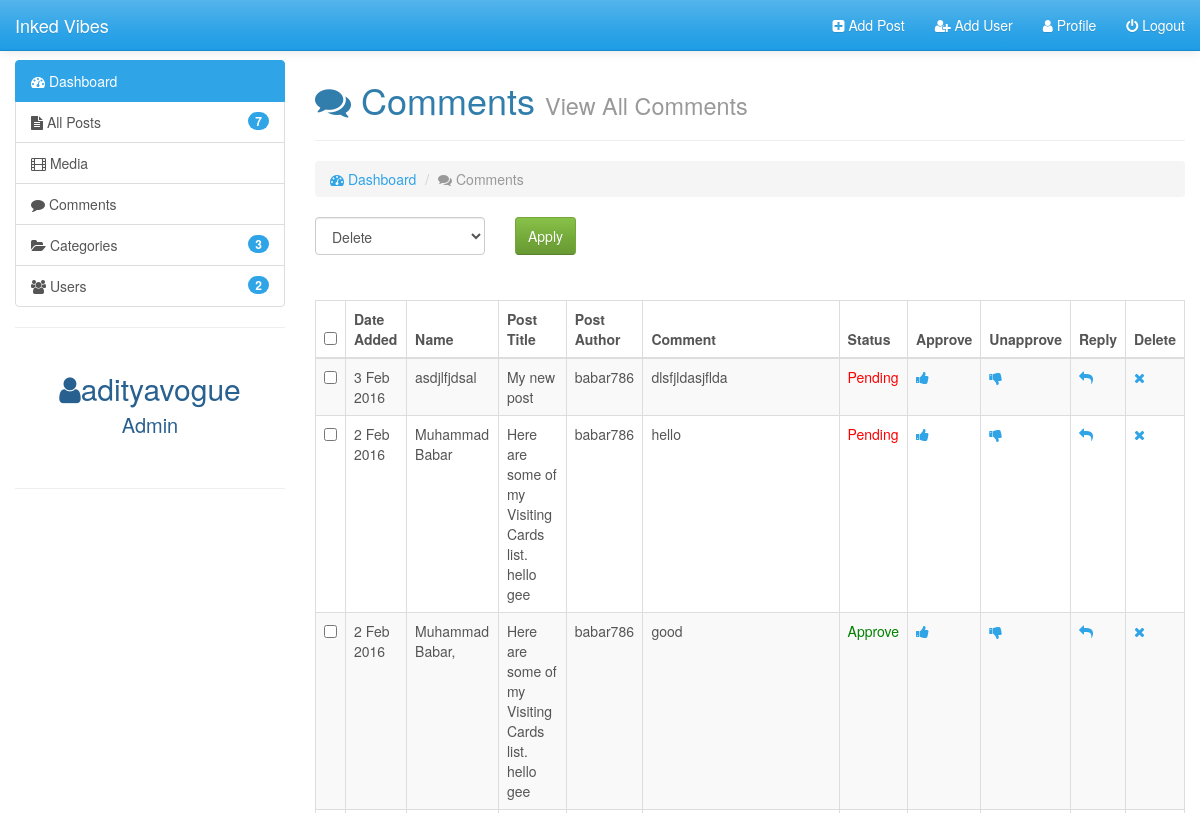
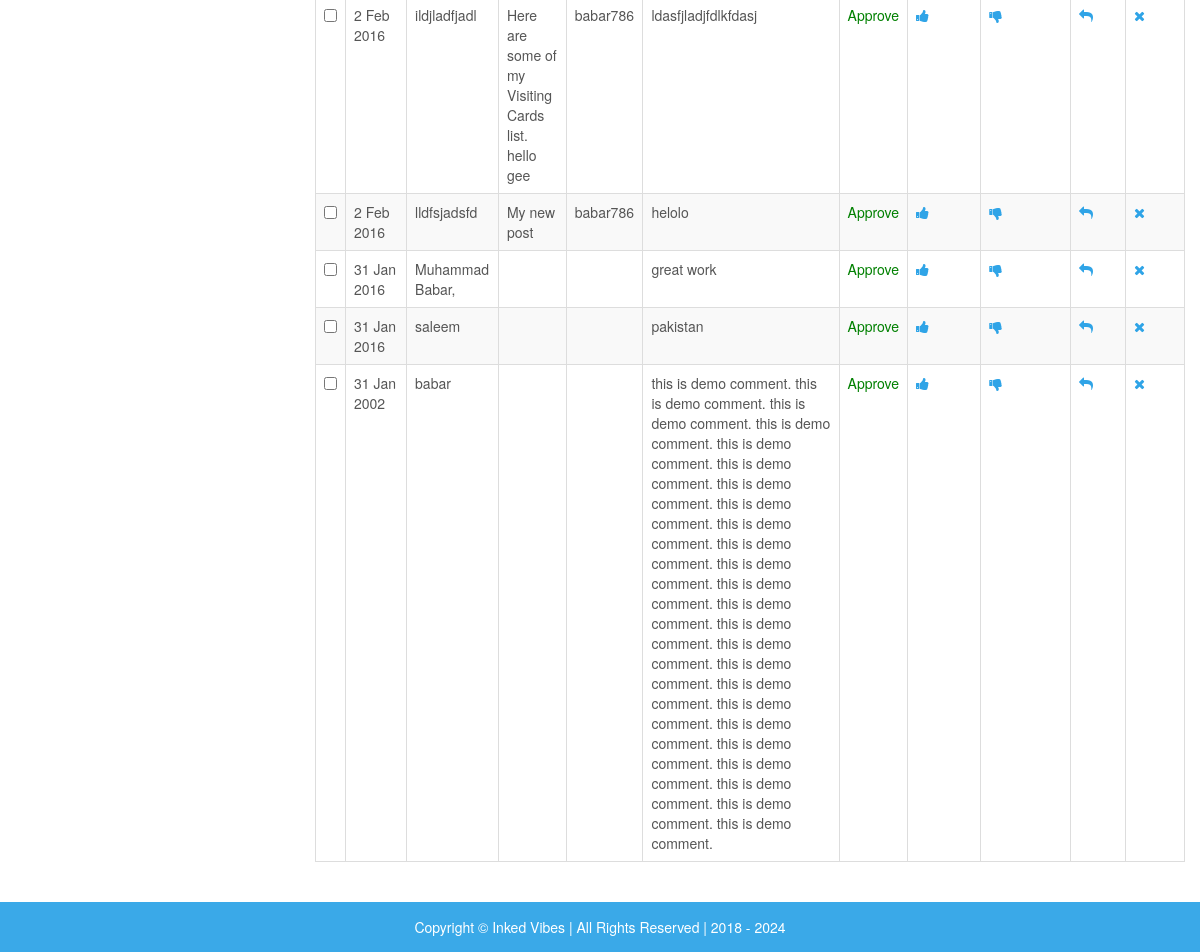
Page /admin/comments.php (signed in) on the committed database (2 pictures, top to bottom).
### tables this page shows
CREATE TABLE `users` (
  `id` int(11) NOT NULL,
  `date` int(11) NOT NULL,
  `first_name` varchar(255) NOT NULL,
  `last_name` varchar(255) NOT NULL,
  `username` varchar(255) NOT NULL,
  `email` varchar(255) NOT NULL,
  `image` varchar(255) NOT NULL,
  `password` varchar(255) NOT NULL,
  `role` varchar(255) NOT NULL,
  `details` text NOT NULL,
  `salt` varchar(255) NOT NULL DEFAULT '$2y$10$quickbrownfoxjumpsover'
);

CREATE TABLE `comments` (
  `id` int(11) NOT NULL,
  `date` int(11) NOT NULL,
  `name` varchar(255) NOT NULL,
  `username` varchar(255) NOT NULL,
  `post_id` int(11) NOT NULL,
  `email` varchar(255) NOT NULL,
  `website` varchar(255) NOT NULL,
  `image` varchar(255) NOT NULL,
  `comment` text NOT NULL,
  `status` varchar(255) NOT NULL
);

CREATE TABLE `posts` (
  `id` int(11) NOT NULL,
  `date` int(11) NOT NULL,
  `title` varchar(255) NOT NULL,
  `author` varchar(255) NOT NULL,
  `author_image` varchar(255) NOT NULL,
  `image` varchar(255) NOT NULL,
  `categories` varchar(255) NOT NULL,
  `tags` varchar(255) NOT NULL,
  `post_data` text NOT NULL,
  `views` int(11) NOT NULL,
  `status` varchar(255) NOT NULL
);

### admin/comments.php (the view, shortened to what this page needs)
<?php require_once('inc/top.php');?>
</head>
<body>
    <div id="wrapper">
        <?php require_once('inc/header.php');?>
        <div class="container-fluid body-section">
            <div class="row">
                <div class="col-md-3">
                    <?php require_once('inc/sidebar.php');?>
                </div>
                <div class="col-md-9">
                    <h1><i class="fa fa-comments"></i> Comments <small>View All Comments</small></h1><hr>
                    <ol class="breadcrumb">
                        <li><a href="index.html"><i class="fa fa-tachometer"></i> Dashboard</a></li>
                        <li class="active"><i class="fa fa-comments"></i> Comments</li>
                    </ol>
                    <?php
                    $query = "SELECT * FROM comments ORDER BY id DESC";
                    $run = mysqli_query($con, $query);
                    if(mysqli_num_rows($run) > 0){
                    ?>
                    <form action="" method="post">
                        <div class="row">
                            <div class="col-sm-8">
                                <div class="row">
                                    <div class="col-xs-4">
                                        <div class="form-group">
                                            <select name="bulk-options" id="" class="form-control">
                                                <option value="delete">Delete</option>
                                            </select>
                                        </div>
                                    </div>
                                    <div class="col-xs-8">
                                        <input type="submit" class="btn btn-success" value="Apply">
                                    </div>
                                </div>
                            </div>
                        </div>
                        <table class="table table-bordered table-hover table-striped" style="margin-top: 30px;">
                            <thead>
                                <tr>
                                    <th><input type="checkbox" id="selectallboxes"></th>
                                    <th>Date Added</th>
                                    <th>Name</th>
                                    <th>Post Title</th>
                                    <th>Post Author</th>
                                    <th>Comment</th>
                                    <th>Status</th>
                                    <th>Approve</th>
                                    <th>Unapprove</th>
                                    <th>Reply</th>
                                    <th>Delete</th>
                                </tr>
                            </thead>
                            <tbody>
                                <?php
                        while($row = mysqli_fetch_array($run)){
                            $id = $row['id'];
                            $name = $row['name'];
                            $status = $row['status'];
                            $comment = $row['comment'];
                            $post_id = $row['post_id'];
                            $date = getdate($row['date']);
                            $day = $date['mday'];
                            $month = substr($date['month'],0,3);
                            $year = $date['year'];
                            $posts_title_query = "SELECT * FROM posts WHERE id = $post_id";
                            $posts_title_query_run = mysqli_query($con, $posts_title_query);
                            $posts_row = mysqli_fetch_array($posts_title_query_run);
                            $post_title = $posts_row['title'];
                            $post_author = $posts_row['author'];
                                ?>
                                <tr>
                                    <td><input type="checkbox" class="checkboxes" name="checkboxes[]" value="<?php echo $id;?>"></td>
                                    <td><?php echo "$day $month $year";?></td>
                                    <td><?php echo $name;?></td>
                                    <td><?php echo $post_title;?></td>
                                    <td><?php echo $post_author;?></td>
                                    <td><?php echo $comment;?></td>
                                    <td><span style="color:<?php
                            if($status == 'approve'){
                                echo 'green';
                            }
                            else if($status == 'pending'){
                                echo 'red';
                            }
                                        ?>;"><?php echo ucfirst($status);?></span></td>
                                    <td><a href="comments.php?approve=<?php echo $id;?>"><i class="fa fa-thumbs-up" aria-hidden="true"></i>
                                        </a></td>
                                    <td><a href="comments.php?unapprove=<?php echo $id;?>"><i class="fa fa-thumbs-down" aria-hidden="true"></i>
                                        </a></td>
                                    <td><a href="comments.php?reply=<?php echo $post_id;?>"><i class="fa fa-reply" aria-hidden="true"></i>
                                        </a></td>
                                    <td><a href="comments.php?del=<?php echo $id;?>"><i class="fa fa-times"></i></a></td>
                                </tr>
                                <?php  }  ?>
                            </tbody>
                        </table>
                        <?php
                    }
                    else{
                        echo "<center><h2>No Comments Available Now</h2></center>";
                    }
                        ?>
                    </form>
                </div>
            </div>
        </div>
           <?php require_once('inc/footer.php');?>

### admin/inc/sidebar.php (shortened to what this page needs)
<?php
require_once('../inc/db.php');
$rows_query = "SELECT * FROM users";
$rows_run = mysqli_query($con, $rows_query);
$num_of_users = mysqli_num_rows($rows_run);
$cat_query = "SELECT * FROM categories";
$cat_run = mysqli_query($con, $cat_query);
$num_of_categories = mysqli_num_rows($cat_run);
$session_username =  $_SESSION['username'];
$session_role1 = $_SESSION['role'];
if(isset($_SESSION['username']) && $_SESSION['role'] == 'admin' ){
    $posts_query = "SELECT * FROM posts";
    $posts_query_run = mysqli_query($con, $posts_query);
    $num_of_posts = mysqli_num_rows($posts_query_run);
}
$query = "SELECT * FROM users WHERE username = '$session_username'";
$run = mysqli_query($con, $query);
$row = mysqli_fetch_array($run);
$session_role = $row['role'];
?>
<div class="list-group">
    <a href="index.php" class="list-group-item active">
        <i class="fa fa-tachometer" aria-hidden="true"></i> Dashboard
    </a>
    <a href="posts.php" class="list-group-item">
        <span class="badge"><?php echo $num_of_posts;?></span>
        <i class="fa fa-file-text" aria-hidden="true"></i> All Posts</a>
    <a href="media.php" class="list-group-item">
        <i class="fa fa-film" aria-hidden="true"></i>
        Media</a>
    <?php
    if($session_role1 == 'admin'){
    ?>
    <a href="comments.php" class="list-group-item">
        <i class="fa fa-comment"></i> Comments
    </a>
    <a href="categories.php" class="list-group-item">
        <span class="badge"><?php echo $num_of_categories;?></span>
        <i class="fa fa-folder-open" aria-hidden="true"></i> Categories</a>
    <a href="users.php" class="list-group-item">
        <span class="badge"><?php echo $num_of_users;?></span>
        <i class="fa fa-users"></i> Users</a>
        <?php  }  ?>
</div>
<hr><br>
 <span style="color:#286090; font-size: 30px;"><center><i class="fa fa-user"></i><?php echo $session_username;?></center></span>
 <span style="color:#286090; font-size: 20px;"><center><?php echo ucfirst($session_role);?></center></span><br><hr>

### admin/css/style.css (style rules this page uses)
html,body { height: 100%; }
body { padding-top: 60px; }
#wrapper { min-height: 100%; position: relative; }
.body-section { padding-bottom: 70px; }

### rows in the picture
users: role "Admin"
comments: date "3", date "Feb", date "2016", name "asdjlfjdsal", post.title "My new post", post.author "babar786", comment "dlsfjldasjflda", status "Pending"
comments: date "2", date "Feb", date "2016", name "Muhammad Babar", post.title "Here are some of my Visiting Cards list. hello gee", post.author "babar786", comment "hello", status "Pending"
comments: date "2", date "Feb", date "2016", name "Muhammad Babar,", post.title "Here are some of my Visiting Cards list. hello gee", post.author "babar786", comment "good", status "Approve"
comments: date "2", date "Feb", date "2016", name "ildjladfjadl", post.title "Here are some of my Visiting Cards list. hello gee", post.author "babar786", comment "ldasfjladjfdlkfdasj", status "Approve"
comments: date "2", date "Feb", date "2016", name "lldfsjadsfd", post.title "My new post", post.author "babar786", comment "helolo", status "Approve"
comments: date "31", date "Jan", date "2016", name "Muhammad Babar,", comment "great work", status "Approve"
comments: date "31", date "Jan", date "2016", name "saleem", comment "pakistan", status "Approve"
comments: date "31", date "Jan", date "2002", name "babar", comment "this is demo comment. this is demo comment. this is demo comment. this is demo comment. this is demo comment. this is demo comment. this is demo comment. this is demo comment. this is demo comment. this is demo comment. this is demo comment. this is demo comment. this is demo comment. this is demo comment. this is demo comment. this is demo comment. this is demo comment. this is demo comment. this is demo comment. this is demo comment. this is demo comment. this is demo comment. this is demo comment. this is demo comment.", status "Approve"

### other values in the picture
$num_of_posts "7"
$num_of_categories "3"
$num_of_users "2"
$session_username "adityavogue"
